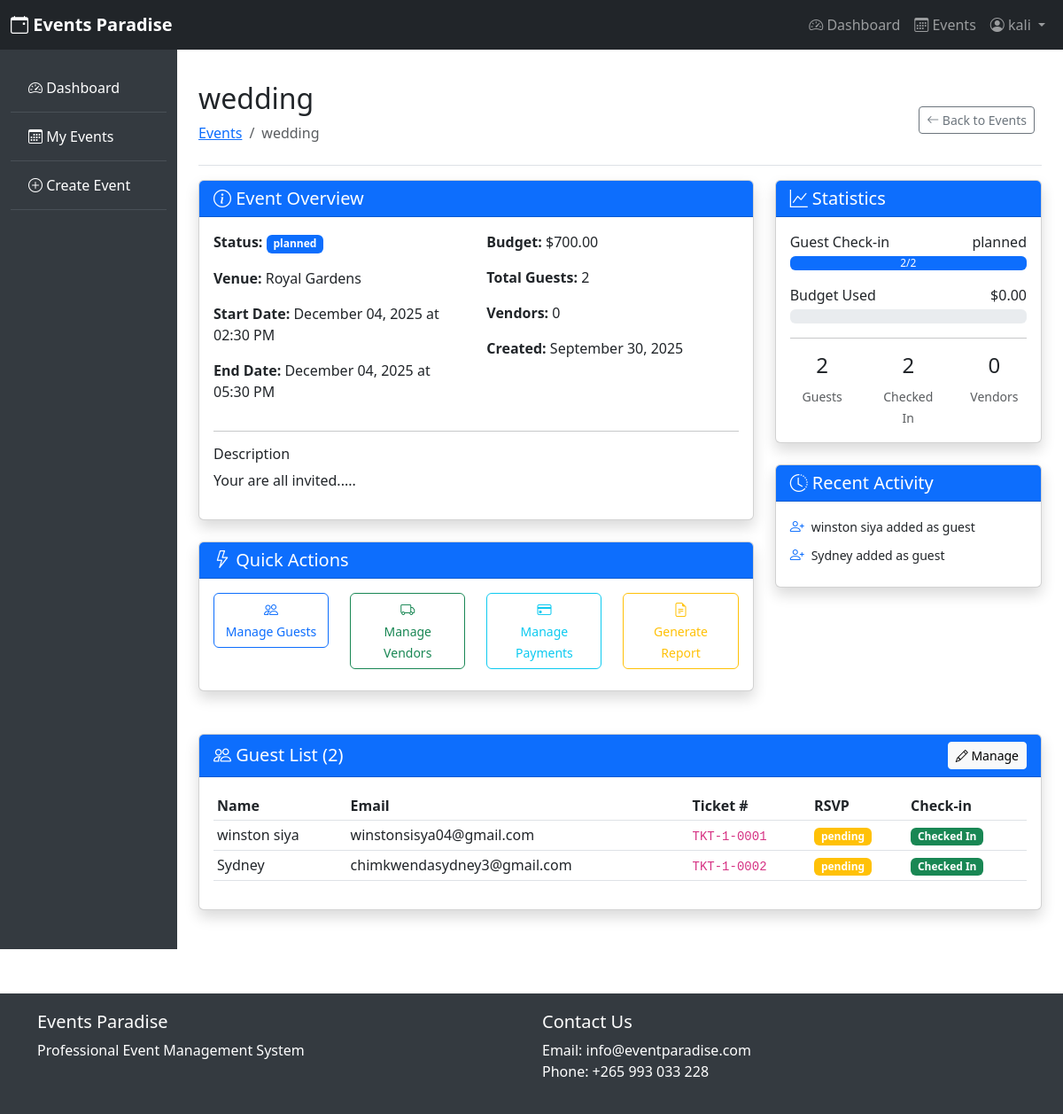
/events/1 (signed in), run on the app's committed database.
### app.py (models this page shows)
class User(UserMixin, db.Model):
    id = db.Column(db.Integer, primary_key=True)
    username = db.Column(db.String(100), unique=True, nullable=False)
    email = db.Column(db.String(100), unique=True, nullable=False)
    password = db.Column(db.String(200), nullable=False)
    role = db.Column(db.String(20), nullable=False, default='user')
    created_at = db.Column(db.DateTime, default=datetime.utcnow)
    events = db.relationship('Event', backref='organizer', lazy=True)
    vendors = db.relationship('Vendor', backref='contact_person', lazy=True)

class Event(db.Model):
    id = db.Column(db.Integer, primary_key=True)
    title = db.Column(db.String(200), nullable=False)
    description = db.Column(db.Text)
    venue = db.Column(db.String(200), nullable=False)
    start_date = db.Column(db.DateTime, nullable=False)
    end_date = db.Column(db.DateTime, nullable=False)
    status = db.Column(db.String(20), default='planned')
    budget = db.Column(db.Float, default=0.0)
    organizer_id = db.Column(db.Integer, db.ForeignKey('user.id'), nullable=False)
    calendar_event_id = db.Column(db.String(100))  # Google Calendar event ID
    created_at = db.Column(db.DateTime, default=datetime.utcnow)
    guests = db.relationship('Guest', backref='event', lazy=True, cascade='all, delete-orphan')
    vendors = db.relationship('Vendor', backref='event', lazy=True, cascade='all, delete-orphan')
    payments = db.relationship('Payment', backref='event', lazy=True, cascade='all, delete-orphan')
    feedbacks = db.relationship('Feedback', backref='event', lazy=True, cascade='all, delete-orphan')

class Guest(db.Model):
    id = db.Column(db.Integer, primary_key=True)
    name = db.Column(db.String(100), nullable=False)
    email = db.Column(db.String(100), nullable=False)
    phone = db.Column(db.String(20))
    rsvp_status = db.Column(db.String(20), default='pending')
    check_in_status = db.Column(db.Boolean, default=False)
    event_id = db.Column(db.Integer, db.ForeignKey('event.id'), nullable=False)
    ticket_number = db.Column(db.String(50), unique=True)
    qr_code_path = db.Column(db.String(200))  # Path to QR code image
    created_at = db.Column(db.DateTime, default=datetime.utcnow)

### app.py (the view)
@app.route('/events/<int:event_id>')
@login_required
def event_details(event_id):
    event = Event.query.get_or_404(event_id)
    if event.organizer_id != current_user.id and current_user.role != 'admin':
        flash('Access denied', 'danger')
        return redirect(url_for('events'))
    guests = Guest.query.filter_by(event_id=event_id).all()
    vendors = Vendor.query.filter_by(event_id=event_id).all()
    payments = Payment.query.filter_by(event_id=event_id).all()
    return render_template('event_details.html',
                         event=event,
                         guests=guests,
                         vendors=vendors,
                         payments=payments)

### templates/event_details.html (shortened to what this page needs)
{% extends "layout.html" %}
{% block content %}
<div class="d-flex justify-content-between flex-wrap flex-md-nowrap align-items-center pt-3 pb-2 mb-3 border-bottom">
    <div>
        <h1 class="h2">{{ event.title }}</h1>
        <nav aria-label="breadcrumb">
            <ol class="breadcrumb">
                <li class="breadcrumb-item"><a href="{{ url_for('events') }}">Events</a></li>
                <li class="breadcrumb-item active">{{ event.title }}</li>
            </ol>
        </nav>
    </div>
    <div class="btn-toolbar mb-2 mb-md-0">
        <div class="btn-group me-2">
            <a href="{{ url_for('events') }}" class="btn btn-sm btn-outline-secondary">
                <i class="bi bi-arrow-left"></i> Back to Events
            </a>
        </div>
    </div>
</div>
<div class="row mb-4">
    <div class="col-lg-8">
        <div class="card shadow mb-4">
            <div class="card-header bg-primary text-white">
                <h5 class="mb-0"><i class="bi bi-info-circle"></i> Event Overview</h5>
            </div>
            <div class="card-body">
                <div class="row">
                    <div class="col-md-6">
                        <p><strong>Status:</strong>
                            <span class="badge bg-{% if event.status == 'planned' %}primary{% elif event.status == 'ongoing' %}success{% elif event.status == 'completed' %}info{% else %}danger{% endif %}">
                                {{ event.status }}
                            </span>
                        </p>
                        <p><strong>Venue:</strong> {{ event.venue }}</p>
                        <p><strong>Start Date:</strong> {{ event.start_date.strftime('%B %d, %Y at %I:%M %p') }}</p>
                        <p><strong>End Date:</strong> {{ event.end_date.strftime('%B %d, %Y at %I:%M %p') }}</p>
                    </div>
                    <div class="col-md-6">
                        <p><strong>Budget:</strong> ${{ "%.2f"|format(event.budget) }}</p>
                        <p><strong>Total Guests:</strong> {{ guests|length }}</p>
                        <p><strong>Vendors:</strong> {{ vendors|length }}</p>
                        <p><strong>Created:</strong> {{ event.created_at.strftime('%B %d, %Y') }}</p>
                    </div>
                </div>
                {% if event.description %}
                    <hr>
                    <h6>Description</h6>
                    <p>{{ event.description }}</p>
                {% endif %}
            </div>
        </div>
        <div class="card shadow mb-4">
            <div class="card-header bg-primary text-white">
                <h5 class="mb-0"><i class="bi bi-lightning"></i> Quick Actions</h5>
            </div>
            <div class="card-body">
                <div class="row">
                    <div class="col-md-3 mb-2">
                        <a href="{{ url_for('manage_guests', event_id=event.id) }}" class="btn btn-outline-primary w-100">
                            <i class="bi bi-people"></i><br>
                            <small>Manage Guests</small>
                        </a>
                    </div>
                    <div class="col-md-3 mb-2">
                        <a href="{{ url_for('manage_vendors', event_id=event.id) }}" class="btn btn-outline-success w-100">
                            <i class="bi bi-truck"></i><br>
                            <small>Manage Vendors</small>
                        </a>
                    </div>
                    <div class="col-md-3 mb-2">
                        <a href="{{ url_for('manage_payments', event_id=event.id) }}" class="btn btn-outline-info w-100">
                            <i class="bi bi-credit-card"></i><br>
                            <small>Manage Payments</small>
                        </a>
                    </div>
                    <div class="col-md-3 mb-2">
                        <button class="btn btn-outline-warning w-100" onclick="generateReport()">
                            <i class="bi bi-file-earmark-text"></i><br>
                            <small>Generate Report</small>
                        </button>
                    </div>
                </div>
            </div>
        </div>
    </div>
    <div class="col-lg-4">
        <div class="card shadow mb-4">
            <div class="card-header bg-primary text-white">
                <h5 class="mb-0"><i class="bi bi-graph-up"></i> Statistics</h5>
            </div>
            <div class="card-body">
                <div class="mb-3">
                    <div class="d-flex justify-content-between mb-1">
                        <span>Guest Check-in</span>
                        <span data-event-status="{{ event.id }}">{{ event.status }}</span>
                    </div>
                    <div class="progress">
                        {% set checked_in = guests|selectattr('check_in_status')|list|length %}
                        {% set total_guests = guests|length %}
                        {% set percentage = (checked_in / total_guests * 100) if total_guests > 0 else 0 %}
                        <div class="progress-bar" role="progressbar" style="width: {{ percentage }}%">
                            {{ checked_in }}/{{ total_guests }}
                        </div>
                    </div>
                </div>
                <div class="mb-3">
                    <div class="d-flex justify-content-between mb-1">
                        <span>Budget Used</span>
                        <span data-total-payments="{{ event.id }}">
                            {% set total_payments = payments|selectattr('status', 'equalto', 'completed')|map(attribute='amount')|sum %}
                            ${{ "%.2f"|format(total_payments) }}
                        </span>
                    </div>
                    <div class="progress">
                        {% set budget_percentage = (total_payments / event.budget * 100) if event.budget > 0 else 0 %}
                    </div>
                </div>
                <hr>
                <div class="row text-center">
                    <div class="col-4">
                        <h4 data-guest-count="{{ event.id }}">{{ guests|length }}</h4>
                        <small class="text-muted">Guests</small>
                    </div>
                    <div class="col-4">
                        <h4 data-checked-in-count="{{ event.id }}">{{ checked_in }}</h4>
                        <small class="text-muted">Checked In</small>
                    </div>
                    <div class="col-4">
                        <h4>{{ vendors|length }}</h4>
                        <small class="text-muted">Vendors</small>
                    </div>
                </div>
            </div>
        </div>
        <div class="card shadow mb-4">
            <div class="card-header bg-primary text-white">
                <h5 class="mb-0"><i class="bi bi-clock-history"></i> Recent Activity</h5>
            </div>
            <div class="card-body">
                {% if guests or vendors or payments %}
                    {% for guest in guests[:3] %}
                        <div class="d-flex align-items-center mb-2">
                            <i class="bi bi-person-plus text-primary me-2"></i>
                            <small>{{ guest.name }} added as guest</small>
                        </div>
                    {% endfor %}
                {% else %}
                    <p class="text-muted text-center">No recent activity</p>
                {% endif %}
            </div>
        </div>
    </div>
</div>
<div class="card shadow mb-4">
    <div class="card-header bg-primary text-white d-flex justify-content-between align-items-center">
        <h5 class="mb-0"><i class="bi bi-people"></i> Guest List ({{ guests|length }})</h5>
        <a href="{{ url_for('manage_guests', event_id=event.id) }}" class="btn btn-light btn-sm">
            <i class="bi bi-pencil"></i> Manage
        </a>
    </div>
    <div class="card-body">
        {% if guests %}
            <div class="table-responsive">
                <table class="table table-sm">
                    <thead>
                        <tr>
                            <th>Name</th>
                            <th>Email</th>
                            <th>Ticket #</th>
                            <th>RSVP</th>
                            <th>Check-in</th>
                        </tr>
                    </thead>
                    <tbody>
                        {% for guest in guests[:5] %}
                            <tr>
                                <td>{{ guest.name }}</td>
                                <td>{{ guest.email }}</td>
                                <td><code>{{ guest.ticket_number }}</code></td>
                                <td>
                                    <span class="badge bg-{% if guest.rsvp_status == 'confirmed' %}success{% elif guest.rsvp_status == 'declined' %}danger{% else %}warning{% endif %}">
                                        {{ guest.rsvp_status }}
                                    </span>
                                </td>
                                <td>
                                    {% if guest.check_in_status %}
                                        <span class="badge bg-success">Checked In</span>
                                    {% else %}
                                        <span class="badge bg-secondary">Not Checked In</span>
                                    {% endif %}
                                </td>
                            </tr>
                        {% endfor %}
                    </tbody>
                </table>
            </div>
        {% endif %}
    </div>
</div>
{% endblock %}

### templates/layout.html (shortened to what this page needs)
<!DOCTYPE html>
<html lang="en">
<head>
    <link href="https://cdn.jsdelivr.net/npm/bootstrap@5.3.0/dist/css/bootstrap.min.css" rel="stylesheet">
    <link rel="stylesheet" href="https://cdn.jsdelivr.net/npm/bootstrap-icons@1.11.0/font/bootstrap-icons.css">
</head>
<body>
    <nav class="navbar navbar-expand-lg navbar-dark bg-dark">
        <div class="container-fluid">
            <a class="navbar-brand" href="{{ url_for('index') }}">
                <i class="bi bi-calendar-event"></i> Events Paradise
            </a>
            <div class="collapse navbar-collapse" id="navbarNav">
                <ul class="navbar-nav ms-auto">
                    {% if current_user.is_authenticated %}
                        <li class="nav-item">
                            <a class="nav-link" href="{{ url_for('dashboard') }}">
                                <i class="bi bi-speedometer2"></i> Dashboard
                            </a>
                        </li>
                        <li class="nav-item">
                            <a class="nav-link" href="{{ url_for('events') }}">
                                <i class="bi bi-calendar3"></i> Events
                            </a>
                        </li>
                        <li class="nav-item dropdown">
                            <a class="nav-link dropdown-toggle" href="#" role="button" data-bs-toggle="dropdown">
                                <i class="bi bi-person-circle"></i> {{ current_user.username }}
                            </a>
                        </li>
                    {% endif %}
                </ul>
            </div>
        </div>
    </nav>
    <div class="container-fluid">
        <div class="row">
            {% if current_user.is_authenticated %}
            <div class="col-md-3 col-lg-2 d-md-block sidebar collapse">
                <div class="position-sticky pt-3">
                    <ul class="nav flex-column">
                        <li class="nav-item">
                            <a class="nav-link {% if request.endpoint == 'dashboard' %}active{% endif %}" href="{{ url_for('dashboard') }}">
                                <i class="bi bi-speedometer2"></i> Dashboard
                            </a>
                        </li>
                        <li class="nav-item">
                            <a class="nav-link {% if request.endpoint == 'events' %}active{% endif %}" href="{{ url_for('events') }}">
                                <i class="bi bi-calendar3"></i> My Events
                            </a>
                        </li>
                        <li class="nav-item">
                            <a class="nav-link" href="{{ url_for('create_event') }}">
                                <i class="bi bi-plus-circle"></i> Create Event
                            </a>
                        </li>
                    </ul>
                </div>
            </div>
            {% endif %}
            <div class="col-md-9 ms-sm-auto col-lg-10 px-md-4 main-content">
                {% block content %}{% endblock %}
            </div>
        </div>
    </div>
    <footer class="footer">
        <div class="container">
            <div class="row">
                <div class="col-md-6">
                    <h5>Events Paradise</h5>
                    <p>Professional Event Management System</p>
                </div>
                <div class="col-md-6">
                    <h5>Contact Us</h5>
                    <p>Email: info@eventparadise.com<br>Phone: +265 993 033 228</p>
                </div>
            </div>
        </div>
    </footer>
</body>
</html>

### data on the page
User: username "kali"
Event: title "wedding", status "planned", venue "Royal Gardens", start_date "December 04, 2025 at 02:30 PM", end_date "December 04, 2025 at 05:30 PM", budget "700.00", created_at "September 30, 2025", description "Your are all invited....."
Guest: name "winston siya", email "winstonsisya04@gmail.com", ticket_number "TKT-1-0001", rsvp_status "pending", check_in_status "Checked In"
Guest: name "Sydney", email "chimkwendasydney3@gmail.com", ticket_number "TKT-1-0002", rsvp_status "pending", check_in_status "Checked In"

### other printed values
{{ guests|length }} "2"
{{ vendors|length }} "0"
{{ checked_in }} "2"
{{ total_guests }} "2"
{{ "%.2f"|format(total_payments) }} "0.00"
